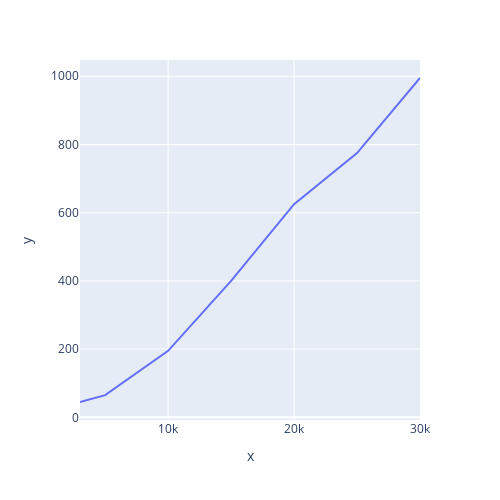

The notebook cell this image was saved under:
### Code cell
fig = px.line(x=samples, y=times, width=500, height=500)
fig.show()

### Figure 1 — Plotly figure (JSON) as saved in the notebook; plotly's stock layout.template omitted (floating-point values rounded to 4 significant figures)
{"data": [{"hovertemplate": "x=%{x}<br>y=%{y}<extra></extra>", "legendgroup": "", "line": {"color": "#636efa", "dash": "solid"}, "mode": "lines", "name": "", "orientation": "v", "showlegend": false, "type": "scatter", "x": [3000, 5000, 10000, 15000, 20000, 25000, 30000], "xaxis": "x", "y": [45, 65, 195, 400, 625, 775, 995], "yaxis": "y"}], "layout": {"height": 500, "legend": {"tracegroupgap": 0}, "margin": {"t": 60}, "width": 500, "xaxis": {"anchor": "y", "autorange": true, "domain": [0, 1], "range": [3000, 30000], "title": {"text": "x"}, "type": "linear"}, "yaxis": {"anchor": "x", "autorange": true, "domain": [0, 1], "range": [-7.778, 1048.0], "title": {"text": "y"}, "type": "linear"}}}
